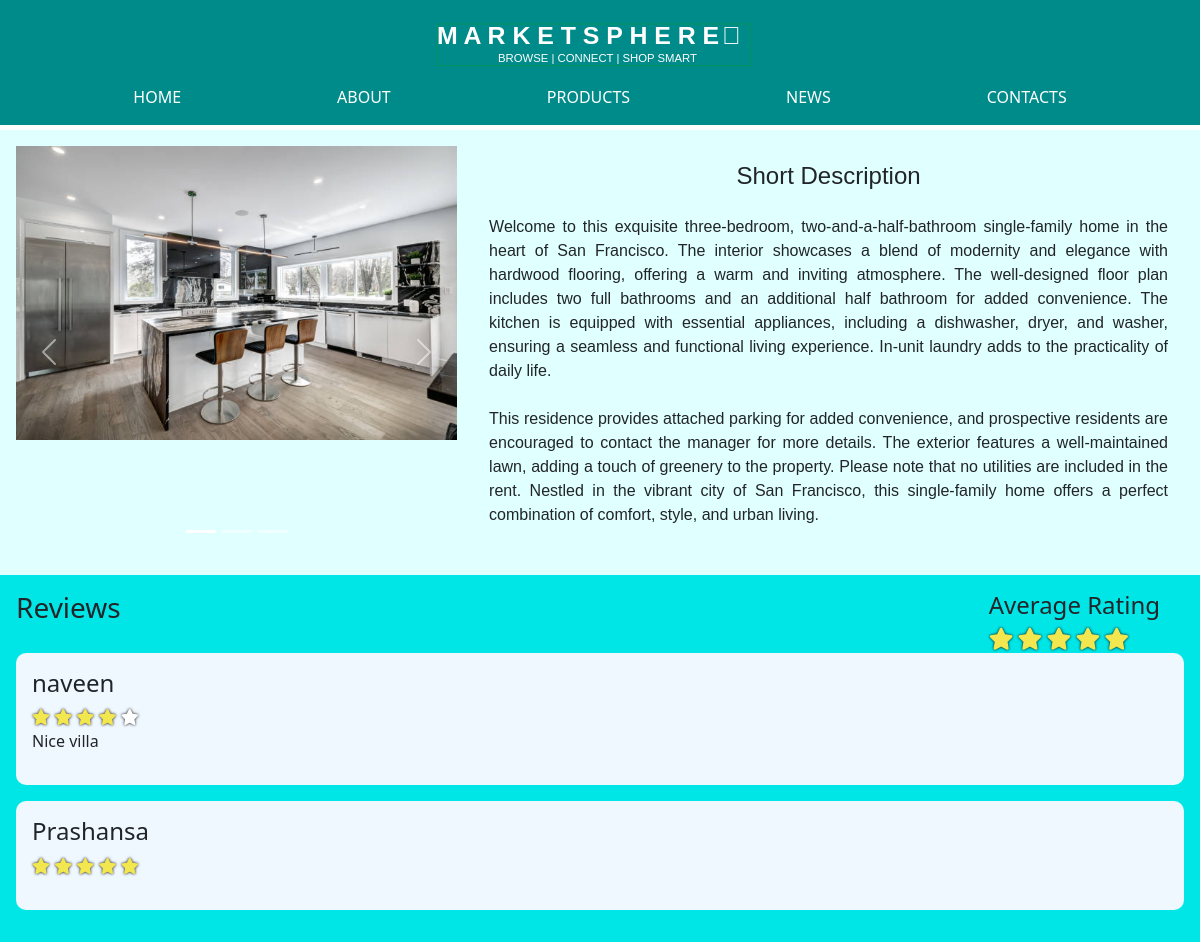
Page /includes/Luxury_Villa.php on the committed database.
### tables this page shows
CREATE TABLE `Products` (
  `productId` int(11) NOT NULL,
  `productName` varchar(45) NOT NULL,
  `productCompany` varchar(45) NOT NULL,
  `productImgUrl` varchar(45) NOT NULL,
  `productPrice` decimal(7,2) NOT NULL,
  `productShortDesc` varchar(255) NOT NULL,
  `productHits` int(11) NOT NULL,
  `productRating` int(11) NOT NULL,
  `productRatingCount` int(11) NOT NULL,
  `productAvgRating` varchar(45) NOT NULL,
  `productReviewCount` int(11) NOT NULL
);

CREATE TABLE `Ratings` (
  `idRatings` int(11) NOT NULL,
  `userName` varchar(45) NOT NULL,
  `productID` int(11) NOT NULL,
  `companyName` varchar(45) NOT NULL,
  `rating` int(11) NOT NULL,
  `review` varchar(255) NOT NULL
);

### includes/Luxury_Villa.php (the view, shortened to what this page needs)
<?php session_start();  include_once 'dbconnect.php';?>
<?php
    $result = $conn->query("SELECT * FROM Products where productId = 21");
    $prod = $result -> fetch_assoc();
    $hits = $prod["productHits"] + 1;
    $conn->query("UPDATE Products SET productHits = ".$hits." WHERE productId = 21");
?>
<!DOCTYPE html>
<html lang="en">
<head>
    <?php include 'head.php' ?>
</head>
<body class="australiaPage">
    <?php $page='LuxuryHouse'; include 'navbar.php' ?>
    <div class="topContainer">
        <div id="myCarousel" class="carousel slide" data-bs-ride="carousel">
            <div class="carousel-indicators">
            <button type="button" data-bs-target="#myCarousel" data-bs-slide-to="0" class="active"></button>
            <button type="button" data-bs-target="#myCarousel" data-bs-slide-to="1"></button>
            <button type="button" data-bs-target="#myCarousel" data-bs-slide-to="2"></button>
            </div>
            <div class="carousel-inner">
            <div class="carousel-item active">
                <img src="../img/1.2.jpg" alt="Adhesive Tape1" class="d-block" style="width:100%">
            </div>
            </div>
            <button class="carousel-control-prev" type="button" data-bs-target="#myCarousel" data-bs-slide="prev">
            <span class="carousel-control-prev-icon"></span>
            </button>
            <button class="carousel-control-next" type="button" data-bs-target="#myCarousel" data-bs-slide="next">
            <span class="carousel-control-next-icon"></span>
            </button>
        </div>
        <div class="longDescContainer">
            <h4 class="Desctext">Short Description</h4>
            <p class="longDesc">
           Welcome to this exquisite three-bedroom, two-and-a-half-bathroom single-family home in the heart of San Francisco. The interior showcases a blend of modernity and elegance with hardwood flooring, offering a warm and inviting atmosphere. The well-designed floor plan includes two full bathrooms and an additional half bathroom for added convenience. The kitchen is equipped with essential appliances, including a dishwasher, dryer, and washer, ensuring a seamless and functional living experience. In-unit laundry adds to the practicality of daily life.
            <br>
            <br>
           This residence provides attached parking for added convenience, and prospective residents are encouraged to contact the manager for more details. The exterior features a well-maintained lawn, adding a touch of greenery to the property. Please note that no utilities are included in the rent. Nestled in the vibrant city of San Francisco, this single-family home offers a perfect combination of comfort, style, and urban living.
            </p>
        </div>
    </div>
    <div class="bottomContainer">
        <div class="containerHeader">
            <h3 class="reviewsText">Reviews</h4>
            <?php
                $sql = "SELECT * FROM Products WHERE productID = 21";
                $result = mysqli_query($conn, $sql);
                $rows = mysqli_num_rows($result);
                if($rows > 0)
                {
                    while($row = $result->fetch_assoc())
                    {
                        echo "<div class='reviewContainer'>\n";
                            echo"<h4 style='margin-right:1em'>Average Rating</h4>";
                            for($i = 1; $i<=5; $i++)
                            {
                                $roundedRating = ceil($row["productAvgRating"]);
                                echo "<i class='fa fa-star ";
                                if($i <= $roundedRating)
                                {
                                    echo "checked";
                                }
                                else
                                {
                                    echo "unchecked";
                                }
                                echo"'></i>\n";
                            }
                    echo "</div>\n";
                    }
                }
            ?>
        </div>
        <?php
            $sql = "SELECT * FROM Ratings WHERE productID = 21";
            $result = mysqli_query($conn, $sql);
            $rows = mysqli_num_rows($result);
            if($rows > 0)
            {
                while($row = $result->fetch_assoc())
                {
                    echo "<div class='topReviewContainer'>\n";
                        echo "<div class='ratingContainer'>\n";
                            echo "<h4 class='currentUser'>".$row['userName']."</h4>";
                            for($i=1; $i<=5; $i++)
                            {
                                echo "<i class='fa fa-star ";
                                if($i <= $row['rating'])
                                {
                                    echo "checked";
                                }
                                else
                                {
                                    echo "unchecked";
                                }
                                echo"'></i>\n";
                            }
                        echo "</div>\n";
                        echo "<div class='reviewContainer'>\n";
                            echo "<p class='reviewText'>".$row['review']."</p>";
                        echo "</div>\n";
                    echo "</div>\n";
                }
            }
        ?>
    </div>
</body>

### css/main.css (style rules this page uses)
body, .aboutPage, .contactsPage, .productsPage, .newsPage, .securePage, .trackPage { -webkit-background-size: cover; -moz-background-size: cover; -o-background-size: cover; background-size: cover; padding-top: 130px; }
.topContainer { background: lightcyan; padding: 1em; display: flex; }
.topContainer .longDescContainer { padding: 1em; text-align: justify; padding-left: 2em; width: 70%; }
.topContainer .longDescContainer .Desctext { text-align: center; margin-bottom: 1em; }
.topContainer .longDescContainer .Desctext, .topContainer .longDescContainer .longDesc { font-family: 'Noto Sans SC', sans-serif; }
.ratingContainer .checked, .reviewContainer .checked { color: #f2e74e; text-shadow: 0 0 3px #000; }
.ratingContainer .unchecked, .reviewContainer .unchecked { color: #fff; text-shadow: 0 0 3px #000; }
.topContainer #myCarousel { width: 500px; }
.bottomContainer { padding: 1em; background: #00e6e6; }
.topReviewContainer { padding: 1em; background: aliceblue; border-radius: 10px; margin-bottom: 1em }
.containerHeader { display: flex; justify-content: space-between; }
.reviewContainer { align-items: center; }
.reviewContainer .checked, .reviewContainer .unchecked { font-size: 22px; }

### rows in the picture
ratings: userName "naveen", rating 4 (drawn), review "Nice villa"
ratings: userName "Prashansa", rating 5 (drawn)
